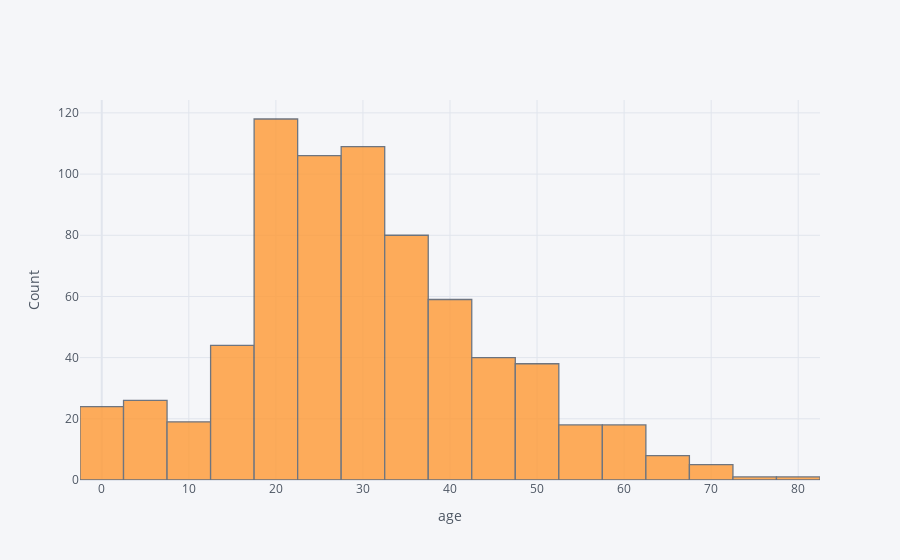

Write notebook code for a chart like this one.
### Code cell
total_data['age'].iplot(kind='hist', bins=20, xTitle='age', yTitle='Count')

### Figure 1 — Plotly figure (JSON) as saved in the notebook; plotly's stock layout.template omitted (floating-point values rounded to 4 significant figures; data arrays with more than 128 entries replaced by an {"elided": "..."} marker saying what was removed)
{"data": [{"histfunc": "count", "histnorm": "", "marker": {"color": "rgba(255, 153, 51, 1.0)", "line": {"color": "#4D5663", "width": 1.3}}, "name": "age", "nbinsx": 20, "opacity": 0.8, "orientation": "v", "type": "histogram", "x": {"elided": "891 float values"}}], "layout": {"autosize": true, "barmode": "overlay", "legend": {"bgcolor": "#F5F6F9", "font": {"color": "#4D5663"}}, "paper_bgcolor": "#F5F6F9", "plot_bgcolor": "#F5F6F9", "title": {"font": {"color": "#4D5663"}}, "xaxis": {"autorange": true, "gridcolor": "#E1E5ED", "range": [-2.5, 82.5], "showgrid": true, "tickfont": {"color": "#4D5663"}, "title": {"font": {"color": "#4D5663"}, "text": "age"}, "type": "linear", "zerolinecolor": "#E1E5ED"}, "yaxis": {"autorange": true, "gridcolor": "#E1E5ED", "range": [0, 124.2], "showgrid": true, "tickfont": {"color": "#4D5663"}, "title": {"font": {"color": "#4D5663"}, "text": "Count"}, "zerolinecolor": "#E1E5ED"}}}
